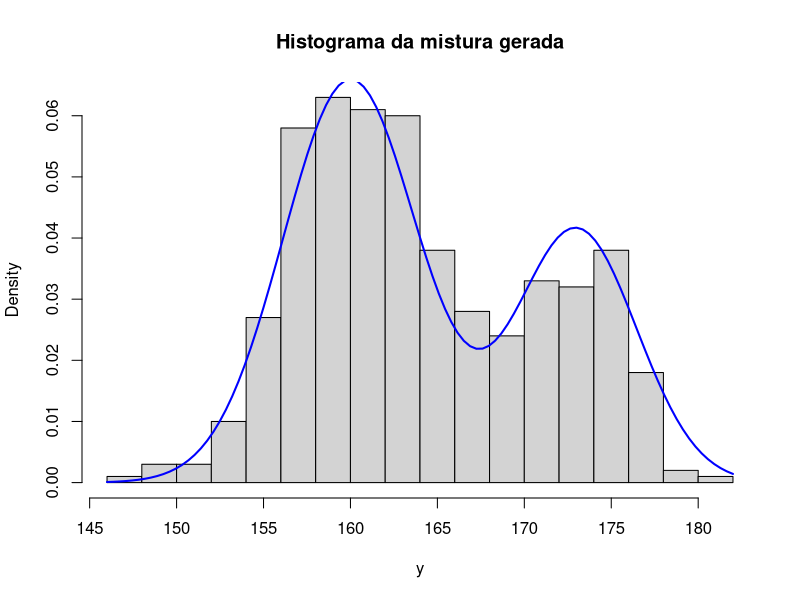

The R script that drew this image:
## ---- chunk 1
#| fig-align: center
#Fixando os parâmetros
P <- c(0.64,0.36)
mu <- c(160,173)
sigma <- sqrt(c(15,12))
n<- 500

grupos <- t(rmultinom(n, 1, prob=P))
y <- numeric(n)
for(i in 1:2)
  y[as.logical(grupos[,i])] <- rnorm(sum(grupos[,i]), mu[i],sigma[i])


hist(y,freq=F,breaks=20, main="Histograma da mistura gerada")
curve(P[1]*dnorm(x,mu[1],sigma[1]) + P[2]*dnorm(x,mu[2],sigma[2]),add=T,col="blue",lwd=2)
## ---- chunk 2
l <- function(p){
  sum(log(p[1]*dnorm(y,mu[1],sigma[1])+p[2]*dnorm(y,mu[2],sigma[2])))
}

crit <- function(ll,p){
  ll2 <- l(p)
  abs(ll2-ll)/(abs(ll) + 1e-8) > 1e-9
}

component <- function(x,g){
  dnorm(x,mu[g],sigma[g])
}

EM <- function(p){
  cont<-1
  l1<-100
  z <- 1
  while(crit(l1,p)){
    #--------PASSO E--------#
    z <- sapply(y,function(y){
      sapply(1:2,function(j) p[j]*component(y,j)/sum(p*component(y,g=1:2)))
    })
    #-----------------------#
    l1<- l(p)
    #--------PASSO M--------#
    p <- apply(z,1,mean)
    #-----------------------#
    cat("Iteração ",cont,": phat=",p,"\n")
    cont<-cont+1
  }
  return(p)
}

#chute inicial de equiprobabilidade
EM(c(0.5,0.5))
